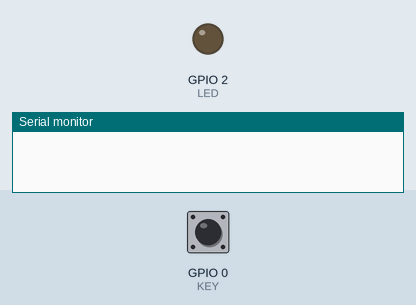
This sketch was run on a simulated ESP8266 (NodeMCU). On the bench: output pins drawn as LEDs (lit = HIGH), the last lines printed to the serial monitor. The test bench sets the inputs (shaded band); at power-on: GPIO 0 (KEY) HIGH.

Above: at 1.2 s.
1.3 s: GPIO 0 (KEY) pulled LOW for 0.15 s
At 2.5 s:
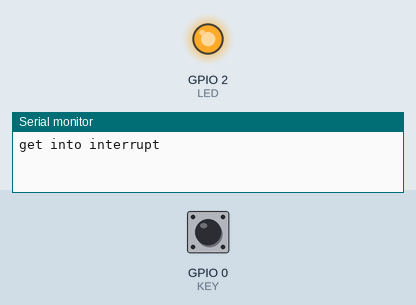
2.9 s: GPIO 0 (KEY) pulled LOW for 1 s
At 3.9 s:
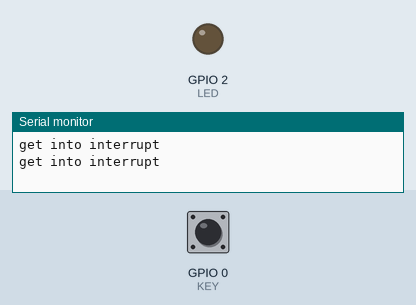
5.4 s: GPIO 0 (KEY) pulled LOW for 3.2 s
At 5.8 s:
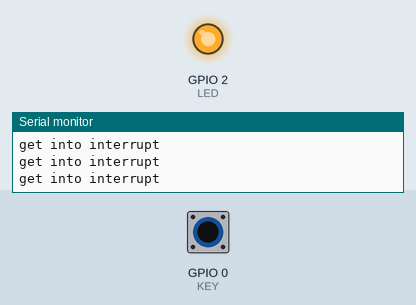
Timing chart, 0 to 8.4 s (numbered marks = the images above; inputs shaded):
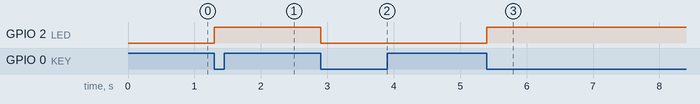

The sketch:

interrupt.ino
```cpp
/*
*********************************************************************************************************
* Define
*********************************************************************************************************
*/

#define KEY 0
#define LED 2

/*
*********************************************************************************************************
* 功  能：中断服务函数
* 形  参：None
* 返回值：None
* 备  注：None
* 作  者：LG
* 日  期：2020/10/29
*********************************************************************************************************
*/

void ICACHE_RAM_ATTR Interrupt(void)
{
    Serial.println("get into interrupt");
    digitalWrite(LED, !digitalRead(LED));
}

/*
*********************************************************************************************************
* 功  能：模块初始化
* 形  参：None
* 返回值：None
* 备  注：None
* 作  者：LG
* 日  期：2020/10/29
*********************************************************************************************************
*/

void setup()
{
    Serial.begin(115200);
    pinMode(KEY, INPUT);
    pinMode(LED, OUTPUT);
    attachInterrupt(KEY, Interrupt, FALLING);
}

/*
*********************************************************************************************************
* 功  能：循环调用
* 形  参：None
* 返回值：None
* 备  注：None
* 作  者：LG
* 日  期：2020/10/29
*********************************************************************************************************
*/

void loop()
{

}
```

Measured:
- after the input at 1.3 s, GPIO 2 (LED): LOW → HIGH at once
- after the input at 2.9 s, GPIO 2 (LED): HIGH → LOW at once
- after the input at 5.4 s, GPIO 2 (LED): LOW → HIGH at once
